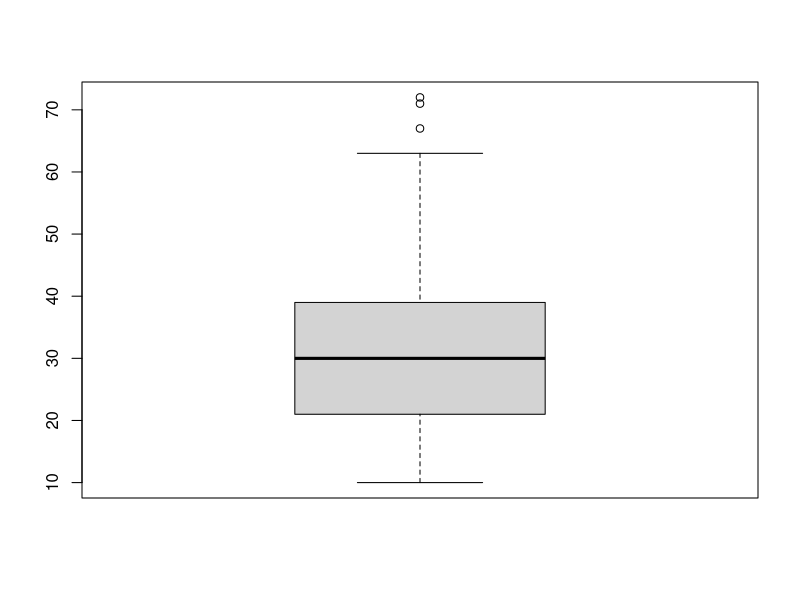
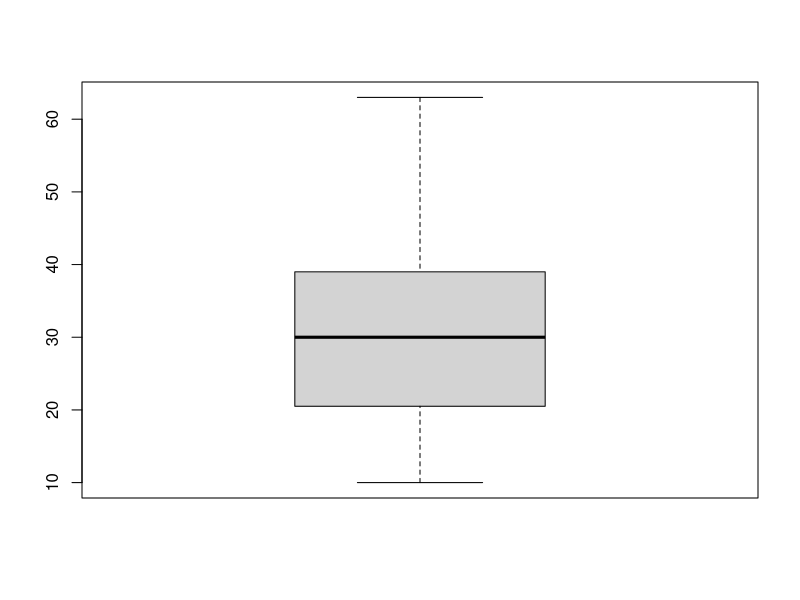
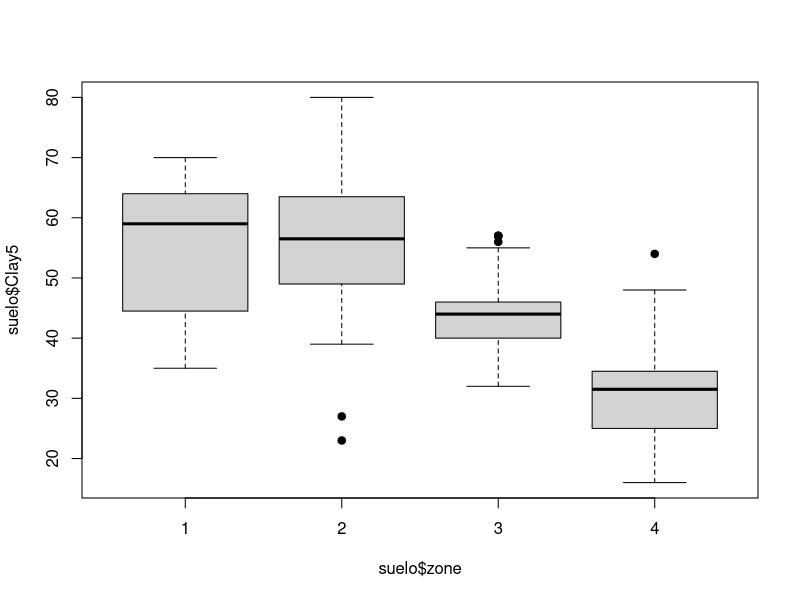
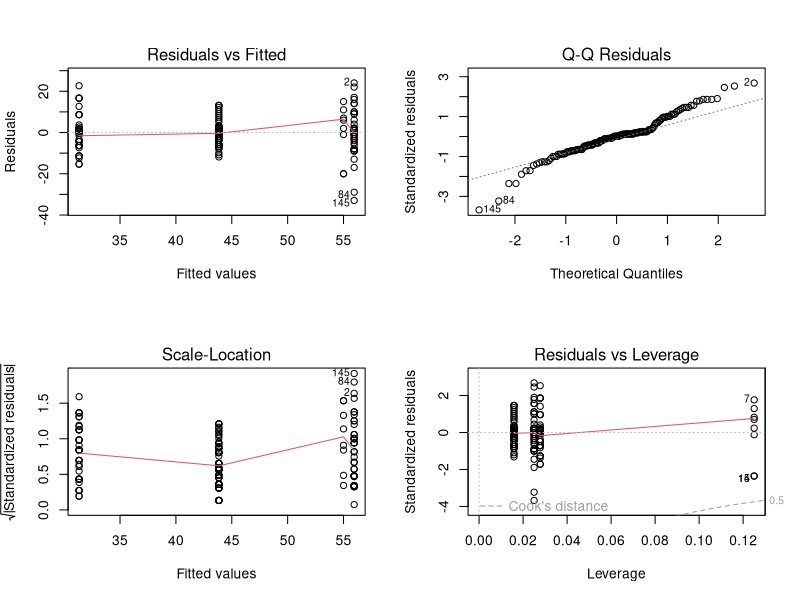
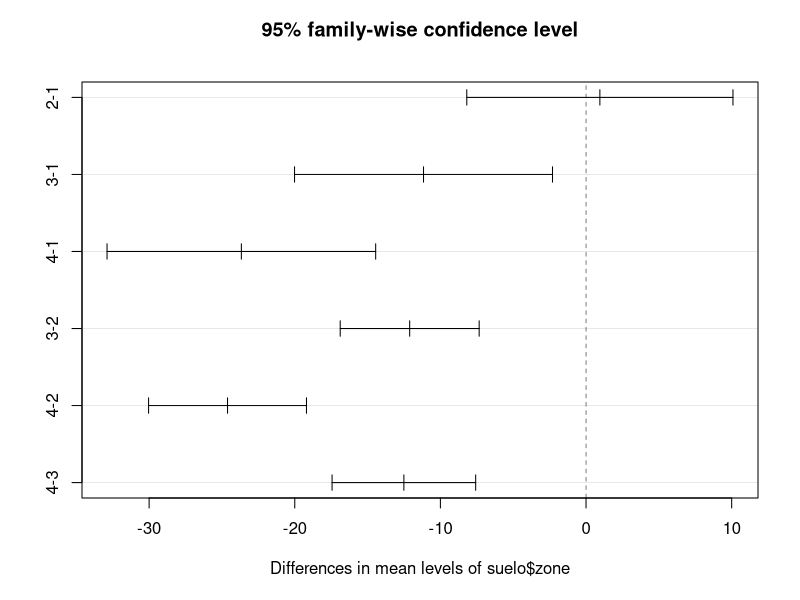

Write R code to recreate these figures, in order.

suelo<- read.csv("examen/obs.csv",header=T)
suelo$zone <- as.factor(suelo$zone)
suelo$wrb1 <- as.factor(suelo$wrb1)


# Actividad 1: ------------------------------------------------------------

summary(suelo$Clay1)
summary(suelo$Clay2)
summary(suelo$Clay5)

#P1 ¿Cuál es la tendencia del contenido de Arcilla (Clay) con respecto a la profundidad?
#Respuesta: Los datos tienden a ir de forma creciente conforme aumenta la profundidad

# Actividad 2 -------------------------------------------------------------

stem(suelo$Clay1,scale = 1)

#P2 ¿Los datos de contenido de arcilla siguen una distribución simétrica o con sesgo?
#Respuesta:Sesgo hacia la izquierda 

# Actividad 3: ------------------------------------------------------------

boxplot(suelo$Clay1)

#P3 ¿Existe evidencia de outliers? (2 Puntos) En caso de existir
#Respuesta: Si 
#P4 ¿Puede identificar cuáles observaciones son mediante una simple restricción de datos? 
#Pista: observe los valores mediante el boxplot y haga la restricción (2 puntos)
#Respuesta:Si se pueden indentificar mediante la funcion subset, dando como resultados que los outliers son 72 71 67

out <- subset(suelo$Clay1,suelo$Clay1>65)
out
restringido <- subset(suelo$Clay1,suelo$Clay1<65)
restringido
boxplot(restringido )
# Actividad 4 -------------------------------------------------------------
mean(suelo$Clay1)

#P5 ¿Estime si el contenido de Arcilla promedio en los suelos tropicales de 30 % es significativamente diferente
#que la media observada en el campo experimental Tropenbos Cameroon Programme (TCP)? (5 puntos)
#Respuesta:Si, es significativamente diferente

# Actividad 5: ------------------------------------------------------------
cor.test(suelo$Clay1,suelo$Clay5)
#P6 ¿Existe una relación positiva, negativa o para nada relacionados, entre los perfiles superior (Clay1 ) e
#inferior (Clay5 ) con el contenido de Arcilla? (2 puntos)

#Respuesta: Existe una relacion Positiva

#P7 ¿La correlación es estadísticamente significativa? (3 puntos)
#Respuesta: Sí, hay una diferencia significativa 


# Actividad 6: ------------------------------------------------------------
#P8 ¿Es posible determinar una ecuación significativa para predecir el comportamiento 
#del contenido de arcilla en el perfil inferior Clay5 ? (2 puntos)
#Respuesta:Si

#P9 ¿Cuál es la ecuación final para predecir el comportamiento del contenido de arcilla en el perfil más
#profundo (30-50 cm)? (5 puntos)
#Respuesta: y = Alfa+ Beta(x) o y =18.75856 + 0.82891(x)
suelo.lm <- lm(suelo$Clay5 ~ suelo$Clay1)
suelo.lm
summary(suelo.lm)
#P10 ¿Son ambos parámetros alfa y beta significativos? (4 puntos)
#Respuesta: Alfa y Beta ambos son altamente significativos.

#P11 ¿Cuál es el porcentaje de varianza explicado por el método aplicado? (3 puntos)
sum(suelo.lm$residuals**2)/145
#Respuesta: 32.34%


# Actividad 7: ------------------------------------------------------------

#P12 ¿Existe una forma de identificar la variación entre las cuatro zonas que se encuentran en el estudio? (2
#puntos)
#Si hay una forma de indentificar


#P13 Realice una inspección visual del contenido de arcilla en el perfil 30-50 cm (Clay5 ) y las cuatro zonas
#(zone) presentes en el área de estudio. ¿Existen indicios de que las cuatro zonas son diferentes en cuanto al
#contenido de arcilla en el perfil de 30 a 50 cm.? (2 puntos)
#Respuesta: En las 4 zonas se observa que tiene una tendencia decreciente en arcillas confome se va habanzando en las zonas 

plot(suelo$Clay5 ~ suelo$zone,pch = 19)

#P14 ¿Observa alguna tendencia en los datos en las diferentes zonas?
#Resupuesta: No, se observa ninguna tendencia en los datos de las distintas zonas

by(suelo$Clay5, suelo$zone, summary)


# Actividad 8: ------------------------------------------------------------

#P15 ¿Existen diferencias significativas entre el contenido de arcilla del perfil 30-50 cm y las zonas del estudio?
#(5 puntos)
#Respuesta: Sí, hay diferencia significativa 

suelo.aov <- aov(suelo$Clay5 ~ suelo$zone )
summary(suelo.aov)

par(mfrow=c(2,2))
plot(aov(suelo$Clay5 ~ suelo$zone  ))
par(mfrow=c(1,1))

#P16 En caso de existir diferencias ¿Cuáles zonas son diferentes estadísticamente entre si en el contenido de
#arcilla en el perfil de 30-50 cm? (5 puntos)
#Respuesta: Solamente en la zona 1-2 no hay una diferencia, mientras que las demas zona(1-3, 1-4,3-2,2-4,4-3) si existe una diferencia.

TukeyHSD(suelo.aov,conf.level=0.95)
#determinamos con padj es con la que determianmos si hay diferencias 

plot(TukeyHSD(suelo.aov))
#mientras que en la grafica toca el 0 no hay diferencia si no toca la linea de cero
#hay diferencia dependiendo dle lado es positiva o negativa

